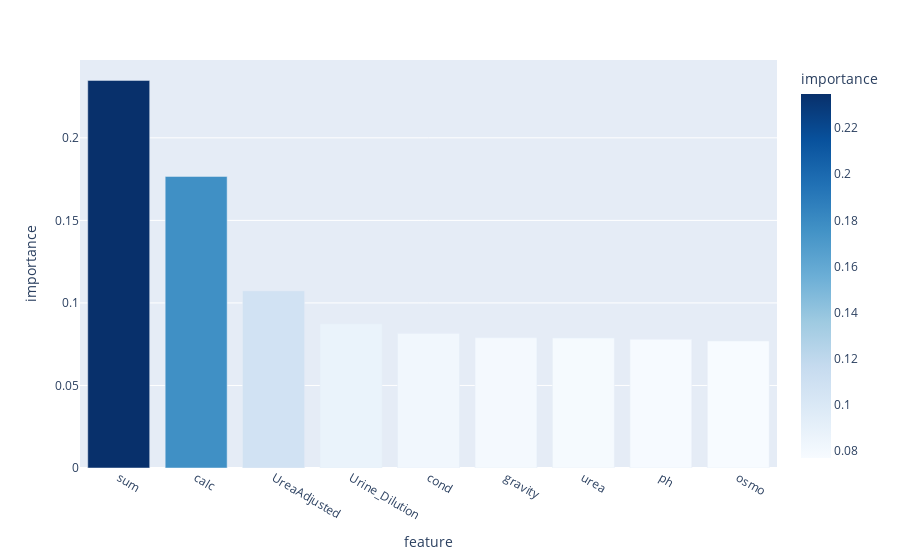

The notebook cell this image was saved under:
### Code cell
# get feature importances
importances = clf.feature_importances_

# create feature importance dataframe
feat_imp = pd.DataFrame({'feature': X.columns, 'importance': importances})

# sort by importance descending
feat_imp = feat_imp.sort_values('importance', ascending=False)

# create bar chart with color gradient
fig = px.bar(feat_imp, x='feature', y='importance', color='importance', color_continuous_scale='Blues')

fig.show()

### Figure 1 — Plotly figure (JSON) as saved in the notebook; plotly's stock layout.template omitted (floating-point values rounded to 4 significant figures)
{"data": [{"alignmentgroup": "True", "hovertemplate": "feature=%{x}<br>importance=%{marker.color}<extra></extra>", "legendgroup": "", "marker": {"color": [0.2348, 0.1766, 0.1073, 0.08727, 0.08154, 0.07891, 0.07868, 0.07796, 0.07693], "coloraxis": "coloraxis", "pattern": {"shape": ""}}, "name": "", "offsetgroup": "", "orientation": "v", "showlegend": false, "textposition": "auto", "type": "bar", "x": ["sum", "calc", "UreaAdjusted", "Urine_Dilution", "cond", "gravity", "urea", "ph", "osmo"], "xaxis": "x", "y": [0.2348, 0.1766, 0.1073, 0.08727, 0.08154, 0.07891, 0.07868, 0.07796, 0.07693], "yaxis": "y"}], "layout": {"barmode": "relative", "coloraxis": {"colorbar": {"title": {"text": "importance"}}, "colorscale": [[0, "rgb(247,251,255)"], [0.125, "rgb(222,235,247)"], [0.25, "rgb(198,219,239)"], [0.375, "rgb(158,202,225)"], [0.5, "rgb(107,174,214)"], [0.625, "rgb(66,146,198)"], [0.75, "rgb(33,113,181)"], [0.875, "rgb(8,81,156)"], [1, "rgb(8,48,107)"]]}, "legend": {"tracegroupgap": 0}, "margin": {"t": 60}, "xaxis": {"anchor": "y", "domain": [0, 1], "title": {"text": "feature"}}, "yaxis": {"anchor": "x", "domain": [0, 1], "title": {"text": "importance"}}}}
